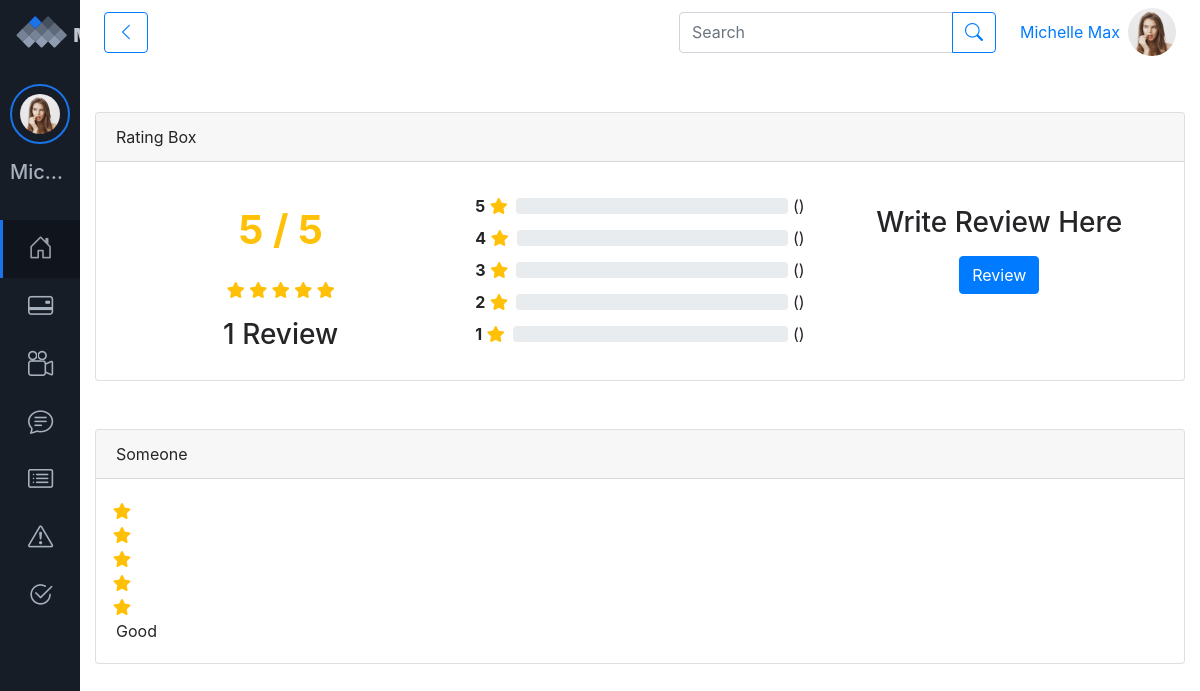
The app's page /User/rating/1 (signed in) with its own data.
### User/models.py (models this page shows)
class tbl_review(models.Model):
    user_id = models.ForeignKey(tbl_user, on_delete=models.CASCADE, null=True)
    details_id = models.ForeignKey(tbl_content_details, on_delete=models.CASCADE, null=True)
    user_rating=models.IntegerField()
    user_review=models.CharField(max_length=20)
    user_name=models.CharField(max_length=20)
    review_datetime=models.DateTimeField(auto_now_add=True)

### User/views.py (the view)
# urls.py: path('rating/<str:cid>',views.rating,name="rating"),
def rating(request,cid):
    if 'uid' in request.session:
        parray=[1,2,3,4,5]
        cid=cid
        wadata=tbL_watchlist_content.objects.get(id=cid)
        cdata=tbl_content_details.objects.get(id=wadata.details_id.id)
        wdata=tbl_user.objects.get(id=request.session["uid"])
        counts=0
        counts=stardata=tbl_review.objects.filter(details_id=cdata).count()
        if counts>0:
            res=0
            stardata=tbl_review.objects.filter(details_id=cdata).order_by('-review_datetime')
            for i in stardata:
                res = res + int(i.user_rating)
                avg=res//counts
            return render(request,"User/Rating.html",{"cid":cid,"data":stardata,"ar":parray,"avg":avg,"count":counts})
        else:
            return render(request,"User/Rating.html",{'cid':cid})
    else:
        return redirect("webguest:user_login")

### User/Templates/User/Rating.html (shortened to what this page needs)
{% extends 'User/Header.html' %}
{% load static %}
    {% block content %}
    <link rel="stylesheet" href="https://maxcdn.bootstrapcdn.com/bootstrap/4.0.0/css/bootstrap.min.css"
>
    <link rel="stylesheet" href="https://pro.fontawesome.com/releases/v5.10.0/css/all.css"
 />
    </head>
<body onload="starrating()">
    <div class="container">
        <div class="card">
            <div class="card-header">Rating Box</div>
            <div class="card-body">
                <div class="row">
                    <div class="col-sm-4 text-center">
                        <h1 class="text-warning mt-4 mb-4">
                            {% if avg %}
                            <b><span id="average_rating">{{avg}}</span> / 5</b>
                            {% else %}
                            <b><span id="average_rating">0</span> / 5</b>
                            {% endif %}
                        </h1>
                        <div class="mb-3">
                            {% if avg == 1 %}
                            <i class="fas fa-star text-warning"></i>
                            <i class="fas fa-star star-light mr-1 main_star"></i>
                            <i class="fas fa-star star-light mr-1 main_star"></i>
                            <i class="fas fa-star star-light mr-1 main_star"></i>
                            <i class="fas fa-star star-light mr-1 main_star"></i>
                            {% elif avg == 2 %}
                            <i class="fas fa-star text-warning"></i>
                            <i class="fas fa-star text-warning"></i>
                            <i class="fas fa-star star-light mr-1 main_star"></i>
                            <i class="fas fa-star star-light mr-1 main_star"></i>
                            <i class="fas fa-star star-light mr-1 main_star"></i>
                            {% elif avg == 3 %}
                            <i class="fas fa-star text-warning"></i>
                            <i class="fas fa-star text-warning"></i>
                            <i class="fas fa-star text-warning"></i>
                            <i class="fas fa-star star-light mr-1 main_star"></i>
                            <i class="fas fa-star star-light mr-1 main_star"></i>
                            {% elif avg == 4 %}
                            <i class="fas fa-star text-warning"></i>
                            <i class="fas fa-star text-warning"></i>
                            <i class="fas fa-star text-warning"></i>
                            <i class="fas fa-star text-warning"></i>
                            <i class="fas fa-star star-light mr-1 main_star"></i>
                            {% elif avg == 5 %}
                            <i class="fas fa-star text-warning"></i>
                            <i class="fas fa-star text-warning"></i>
                            <i class="fas fa-star text-warning"></i>
                            <i class="fas fa-star text-warning"></i>
                            <i class="fas fa-star text-warning"></i>
                            {% endif %}
                        </div>
                        <h3><span id="total_review">{{count}}</span> Review</h3>
                    </div>
                    <div class="col-sm-4">
                        <p>
                        <div class="progress-label-left"><b>5</b> <i class="fas fa-star text-warning"></i></div>
                        <div class="progress-label-right">()</div>
                        <div class="progress">
                        </div>
                        </p>
                        <p>
                            <div class="progress-label-left"><b>4</b> <i class="fas fa-star text-warning"></i></div>
                        <div class="progress-label-right">()</div>
                        <div class="progress">
                        </div>
                        </p>
                        <p>
                        <div class="progress-label-left"><b>3</b> <i class="fas fa-star text-warning"></i></div>
                        <div class="progress-label-right">()</div>
                        <div class="progress">
                        </div>
                        </p>
                        <p>
                            <div class="progress-label-left"><b>2</b> <i class="fas fa-star text-warning"></i></div>
                            <div class="progress-label-right">()</div>
                            <div class="progress">
                        </div>
                        </p>
                        <p>
                        <div class="progress-label-left"><b>1</b> <i class="fas fa-star text-warning"></i></div>
                        <div class="progress-label-right">()</div>
                        <div class="progress">
                        </div>
                        </p>
                    </div>
                    <div class="col-sm-4 text-center">
                        <h3 class="mt-4 mb-3">Write Review Here</h3>
                        <button type="button" name="add_review" id="add_review" class="btn btn-primary">Review</button>
                    </div>
                </div>
            </div>
        </div>
        <div class="mt-5" id="review_content">
            {% if data %}
            {% for i in data %}
            <div class="card">
                <div class="card-header">{{i.user_name}}</div>
                <div class="card-body">
                    <div class="row">
                        {% for j in ar %}
                        <col-sm-6>
                        {% if j <= i.user_rating  %}
                            <i class="fas fa-star text-warning"></i>
                            {% else %}
                            <i class="fas fa-star star-light mr-1 main_star"></i>
                            {% endif %}
                        </col-sm-6>
                        {% endfor %}
                        <div class="col-sm-6">{{i.user_review}}</div>
                    </div>
                </div>
            </div>
            {% endfor %}
            {% endif %}
        </div>
    </div>
</body>
<br> <br> <br> <br> <br> <br> <br>
</html>
{% endblock content %}

### User/Templates/User/Rating.html (style rules this page uses)
.progress-label-left { float: left; margin-right: 0.5em; line-height: 1em; }
.progress-label-right { float: right; margin-left: 0.3em; line-height: 1em; }

### records on screen
tbl_review: user_name "Someone", user_rating 5 (drawn), user_review "Good"

### other values on screen
{{ avg }} "5"
{{ count }} "1"
